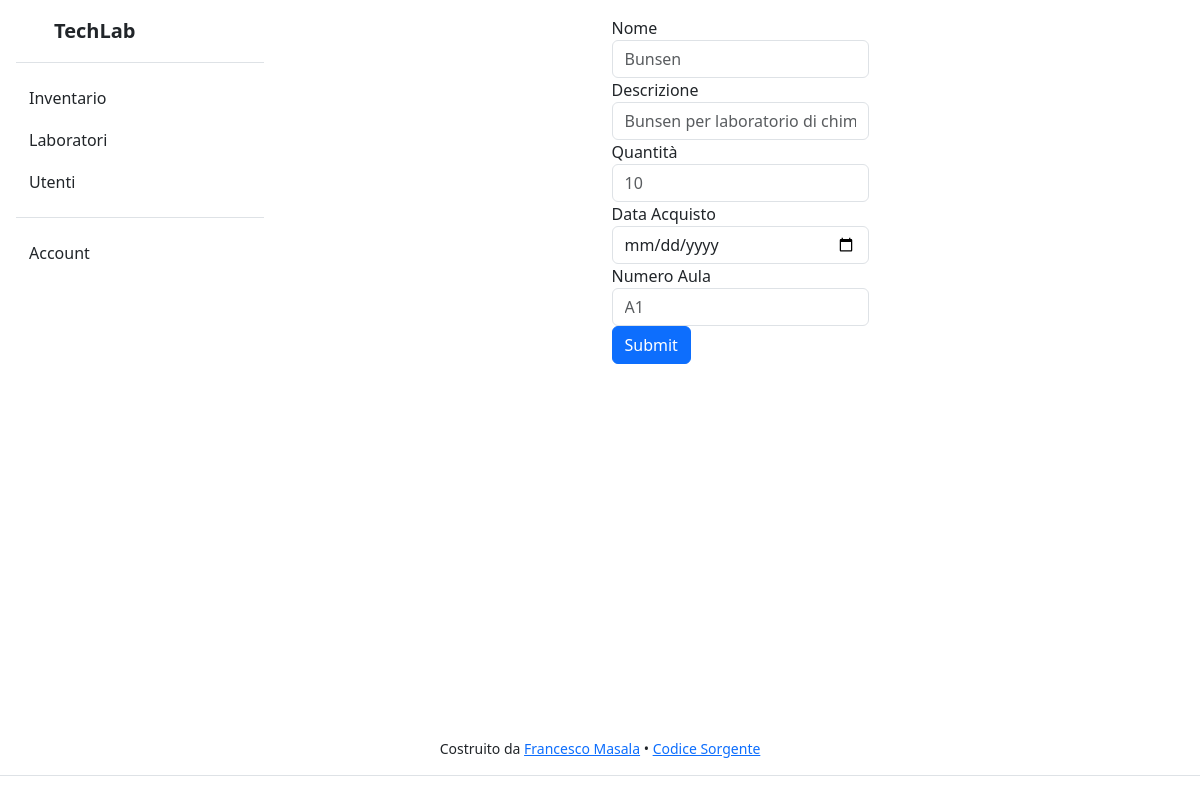
/dashboard/inventory/edit.php?id=1 (signed in), run on the app's committed database.
### tables this page shows
CREATE TABLE `inventario`
(
    id_oggetto    VARCHAR(36) NOT NULL,
    nome          VARCHAR(50)  NOT NULL,
    descrizione   VARCHAR(256) NOT NULL,
    quantita      INT          NOT NULL,
    data_acquisto DATE         NOT NULL,
    numero_aula   VARCHAR(4)   NOT NULL,
    PRIMARY KEY (id_oggetto),
    FOREIGN KEY (numero_aula) REFERENCES laboratori (numero_aula)
);

### public/dashboard/inventory/edit.php (the view, shortened to what this page needs)
<?php
include '../../../snippets/header.php';
?>
<?php
include '../../../businessLogic/db/Connector.php';
if ($_SERVER['REQUEST_METHOD'] == 'POST') {
    $id = $_POST['id'];
    $nome = $_POST['nome'];
    $descrizione = $_POST['descrizione'];
    $quantità = $_POST['quantità'];
    $dataAcquisto = $_POST['data_acquisto'];
    $numero_aula = $_POST['numero_aula'];
    $query = "UPDATE inventario SET nome = '$nome', descrizione = '$descrizione', quantità = '$quantità', data_acquisto = '$dataAcquisto', numero_aula = '$numero_aula' WHERE id = $id";
    $result = mysqli_query($db_conn, $query);
    if (!$result) {
        die("Query Failed.");
    } else {
        echo "Query Successful.";
    }
    header('Location: /dashboard/labs/index.php');
    } elseif ($_SERVER['REQUEST_METHOD'] == 'GET') {
    $id = $_GET['id'];
    $query = "SELECT * FROM inventario WHERE id_oggetto = '$id'";
    $result = mysqli_query($db_conn, $query);
    if (!$result) {
        die("Query Failed.");
    } else {
        $row = mysqli_fetch_assoc($result);
?>
<main class="flex">
    <div class="container-fluid">
        <div class="row">
            <?php
            include '../../../snippets/sidebar.php';
            ?>
            <div class="d-flex justify-content-center col-sm p-3 min-vh-100">
                <div class="flex">
                    <form method="post" enctype="multipart/form-data" action="">
                        <label for="nome">Nome</label>
                        <input type="text" class="form-control" id="nome" name="nome" placeholder="<?= $row['nome'] ?>">
                        <label for="descrizione">Descrizione</label>
                        <input type="text" class="form-control" id="descrizione" name="descrizione"
                               placeholder="<?= $row['descrizione'] ?>">
                        <label for="quantità">Quantità</label>
                        <input type="number" class="form-control" id="quantita" name="quantita" placeholder="<?= $row['quantita'] ?>">
                        <label for="data_acquisto">Data Acquisto</label>
                        <input type="date" class="form-control" id="data_acquisto" name="data_acquisto"
                               placeholder="<?= $row['data_acquisto'] ?>">
                        <label for="numero_aula">Numero Aula</label>
                        <input type="text" class="form-control" id="numero_aula" name="numero_aula"
                               placeholder="<?= $row['numero_aula'] ?>">
                        <button type="submit" class="btn btn-primary">Submit</button>
                    </form>
                </div>
            </div>
        </div>
</main>
<?php
include '../../../snippets/footer.php';
}
}
?>

### data on the page
inventario: nome "Bunsen", descrizione "Bunsen per laboratorio di chimica", quantita "10", numero_aula "A1"
